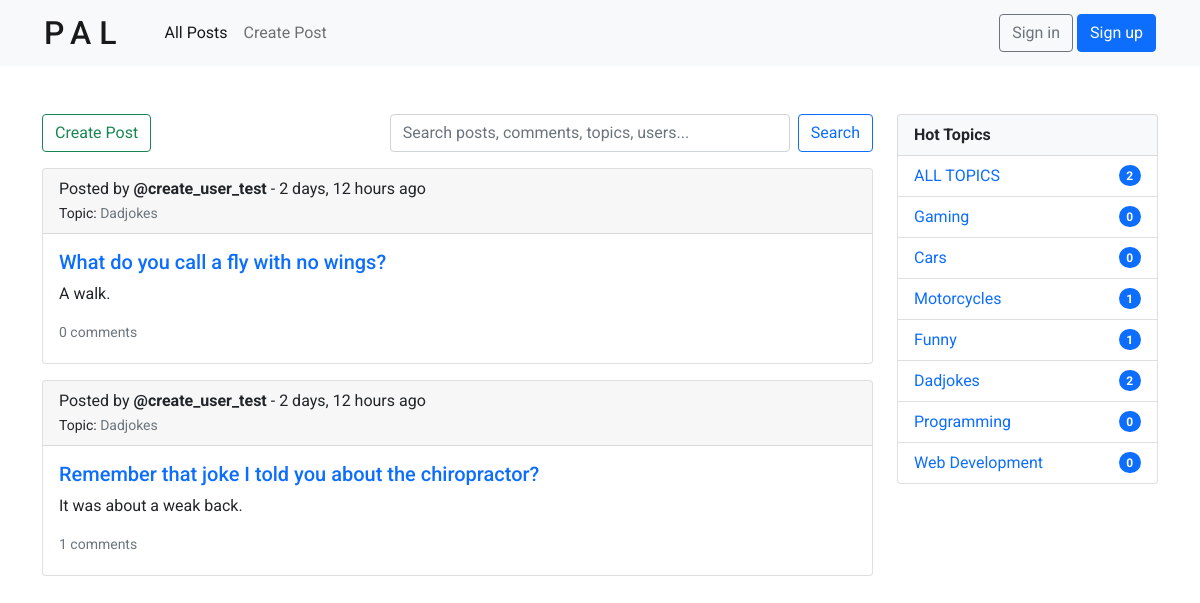
The app's page /?q=Dadjokes with its own data.
### posts/models.py (models this page shows, shortened)
class Post(models.Model):
    name = models.CharField(max_length=200)
    description = models.TextField(null=True, blank=True)
    topic = models.ForeignKey(Topic, null=True, on_delete=SET_NULL) # each Post is related to a single Topic
    user = models.ForeignKey(User, null=True, on_delete=SET_NULL) # each Post is related to a single User
    created = models.DateTimeField(auto_now_add=True)
    updated = models.DateTimeField(auto_now=True)

class Topic(models.Model):
    name = models.CharField(max_length=50)
    def __str__(self):
        return self.name

### posts/views.py (the view)
# urls.py: path('', views.index, name='index'),
def index(request):
    if request.GET.get('q') == None:
        query = ''
    else:
        query = request.GET.get('q')
    topics = Topic.objects.all()
    posts = Post.objects.filter(
        Q(topic__name__icontains=query) |
        Q(name__icontains=query) |
        Q(description__icontains=query) |
        Q(comment__body__icontains=query) |
        Q(user__username__icontains=query)
    ).order_by('-created')
    posts_count = posts.count()
    context = {
        'posts': posts,
        'topics': topics,
        'posts_count': posts_count,
    }
    return render(request, 'posts/home.html', context)

### posts/templates/posts/home.html
{% extends 'main.html' %}
{% block content %}
<div class="row justify-content-md-center mt-5 mb-5">
    <div class="col-9">
        {% include 'posts/posts_component.html' %}
    </div>
    <div class="col-3">
        {% include 'posts/topics_component.html' %}
    </div>
</div>
{% endblock content %}

### posts/templates/posts/posts_component.html (shortened to what this page needs)
<div class="d-flex justify-content-between align-items-center">
    <a href="{% url 'posts:create-post' %}" class="btn btn-outline-success">Create Post</a>
    <form method="GET" action="{% url 'posts:index' %}" class="d-flex mr-5">
        <input id="search_all_input" class="form-control me-2" name="q" type="search" placeholder="Search posts, comments, topics, users..." aria-label="Search">
        <button class="btn btn-outline-primary" type="submit">Search</button>
    </form>
</div>
{% for post in posts %}
    <div class="card mt-3">
        <div class="card-header d-flex justify-content-between align-items-center">
            <div>
                <p>Posted by <b>@{{ post.user }}</b> - {{ post.created|timesince }} ago</p>
                <small>Topic: <a href="{% url 'posts:index' %}?q={{ post.topic.name }}" class="text-muted">{{ post.topic }}</a></small>
            </div>
        </div>
        <div class="card-body">
            <h5>
            <a class="card-title" href="{% url 'posts:post' post.id %}">{{ post.name }}</a>
            </h5>
            <p class="card-text">{{ post.description }}</p>
            <small class="d-block mb-1">
                <a href="{% url 'posts:post' post.id %}" class=" text-muted">{{ post.comment_set.all.count }} comments</a>
            </small>
        </div>
    </div>
{% endfor %}

### posts/templates/posts/topics_component.html
<ul class="list-group">
    <li class="list-group-item bg-light">
        <b>Hot Topics</b>
    </li>
    <li class="list-group-item d-flex justify-content-between align-items-center">
        <a href="{% url 'posts:index' %}">ALL TOPICS</a>
        <span class="badge bg-primary rounded-pill">{{ posts_count }}</span>
    </li>
    {% for topic in topics %}
        <li class="list-group-item d-flex justify-content-between align-items-center">
            <a href="{% url 'posts:index' %}?q={{ topic.name }}">{{ topic.name }}</a>
            <span class="badge bg-primary rounded-pill">{{ topic.post_set.all.count }}</span>
        </li>
    {% endfor %}
</ul>

### static/styles/main.css (style rules this page uses)
.card-text { text-overflow: ellipsis; white-space: nowrap; overflow: hidden; }
.card-header p { margin-bottom: 0; }
.btn-outline-primary { margin-left: 1rem; }
#search_all_input { width: 25rem; }
.btn-outline-primary { margin-left: 0; }

### static/styles/base.css (style rules this page uses)
*, *::before, *::after { margin: 0; padding: 0; box-sizing: border-box; }
body { font-family: 'Roboto', sans-serif; }
a { text-decoration: none; }

### records on screen
Post: user "create_user_test", created "2 days, 12 hours", topic "Dadjokes", name "What do you call a fly with no wings?", description "A walk.", comment_set.all.count "0"
Post: user "create_user_test", created "2 days, 12 hours", topic "Dadjokes", name "Remember that joke I told you about the chiropractor?", description "It was about a weak back.", comment_set.all.count "1"
Topic: name "Gaming", post_set.all.count "0"
Topic: name "Cars", post_set.all.count "0"
Topic: name "Motorcycles", post_set.all.count "1"
Topic: name "Funny", post_set.all.count "1"
Topic: name "Dadjokes", post_set.all.count "2"
Topic: name "Programming", post_set.all.count "0"
Topic: name "Web Development", post_set.all.count "0"

### other values on screen
{{ posts_count }} "2"
